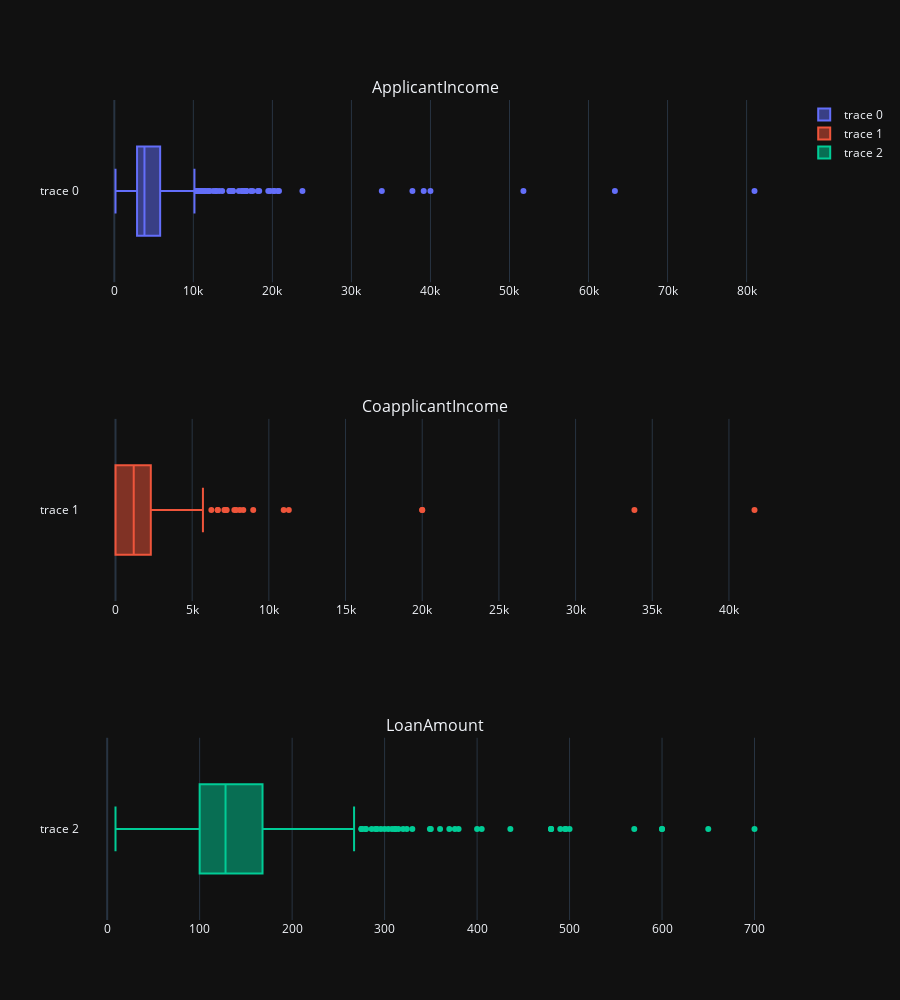

The cell this chart's notebook holds for it:
### Code cell
fig = make_subplots(rows=3, subplot_titles=cont_columns)
for i in range(0, 3):
    fig.add_trace(go.Box(x=data[cont_columns[i]]), row=i + 1, col=1)
fig.update_layout(height=1000)
fig.show()

### Figure 1 — Plotly figure (JSON) as saved in the notebook; plotly's stock layout.template omitted (floating-point values rounded to 4 significant figures; data arrays with more than 128 entries replaced by an {"elided": "..."} marker saying what was removed)
{"data": [{"type": "box", "x": {"elided": "614 int values"}, "xaxis": "x", "yaxis": "y"}, {"type": "box", "x": {"elided": "614 float values"}, "xaxis": "x2", "yaxis": "y2"}, {"type": "box", "x": {"elided": "614 int values"}, "xaxis": "x3", "yaxis": "y3"}], "layout": {"annotations": [{"font": {"size": 16}, "showarrow": false, "text": "ApplicantIncome", "x": 0.5, "xanchor": "center", "xref": "paper", "y": 1, "yanchor": "bottom", "yref": "paper"}, {"font": {"size": 16}, "showarrow": false, "text": "CoapplicantIncome", "x": 0.5, "xanchor": "center", "xref": "paper", "y": 0.6111, "yanchor": "bottom", "yref": "paper"}, {"font": {"size": 16}, "showarrow": false, "text": "LoanAmount", "x": 0.5, "xanchor": "center", "xref": "paper", "y": 0.2222, "yanchor": "bottom", "yref": "paper"}], "height": 1000, "xaxis": {"anchor": "y", "domain": [0, 1]}, "xaxis2": {"anchor": "y2", "domain": [0, 1]}, "xaxis3": {"anchor": "y3", "domain": [0, 1]}, "yaxis": {"anchor": "x", "domain": [0.7778, 1]}, "yaxis2": {"anchor": "x2", "domain": [0.3889, 0.6111]}, "yaxis3": {"anchor": "x3", "domain": [0, 0.2222]}}}
